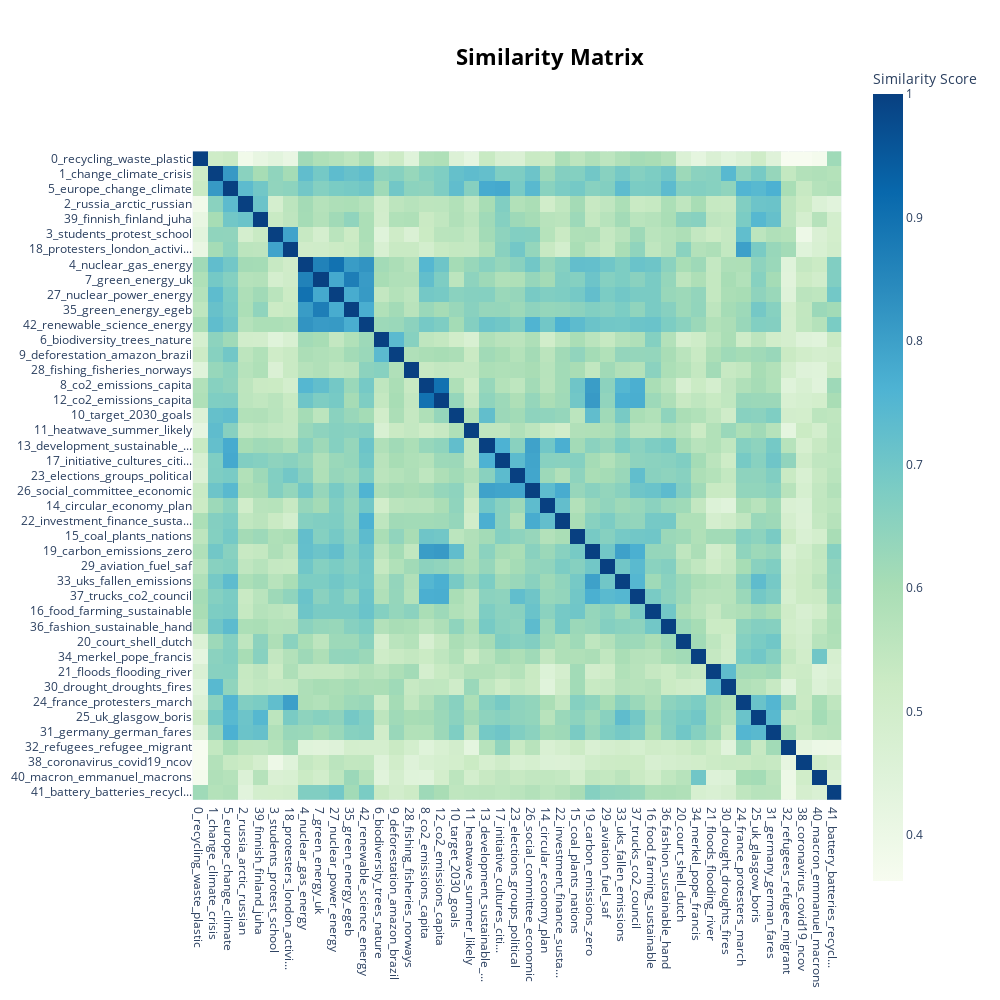

This figure's notebook cell:
### Markdown cell above
## Visualize Topic Similarity
Having generated topic embeddings, through both c-TF-IDF and embeddings, we can create a similarity matrix by simply applying cosine similarities through those topic embeddings. The result will be a matrix indicating how similar certain topics are to each other.

### Code cell
topic_model.visualize_heatmap(n_clusters=20, width=1000, height=1000)

### Figure 1 — Plotly figure (JSON) as saved in the notebook; plotly's stock layout.template omitted (floating-point values rounded to 4 significant figures; data arrays with more than 128 entries replaced by an {"elided": "..."} marker saying what was removed)
{"data": [{"coloraxis": "coloraxis", "hovertemplate": "x: %{x}<br>y: %{y}<br>Similarity Score: %{z}<extra></extra>", "name": "0", "type": "heatmap", "x": ["0_recycling_waste_plastic", "1_change_climate_crisis", "5_europe_change_climate", "2_russia_arctic_russian", "39_finnish_finland_juha", "3_students_protest_school", "18_protesters_london_activi...", "4_nuclear_gas_energy", "7_green_energy_uk", "27_nuclear_power_energy", "35_green_energy_egeb", "42_renewable_science_energy", "6_biodiversity_trees_nature", "9_deforestation_amazon_brazil", "28_fishing_fisheries_norways", "8_co2_emissions_capita", "12_co2_emissions_capita", "10_target_2030_goals", "11_heatwave_summer_likely", "13_development_sustainable_...", "17_initiative_cultures_citi...", "23_elections_groups_political", "26_social_committee_economic", "14_circular_economy_plan", "22_investment_finance_susta...", "15_coal_plants_nations", "19_carbon_emissions_zero", "29_aviation_fuel_saf", "33_uks_fallen_emissions", "37_trucks_co2_council", "16_food_farming_sustainable", "36_fashion_sustainable_hand", "20_court_shell_dutch", "34_merkel_pope_francis", "21_floods_flooding_river", "30_drought_droughts_fires", "24_france_protesters_march", "25_uk_glasgow_boris", "31_germany_german_fares", "32_refugees_refugee_migrant", "38_coronavirus_covid19_ncov", "40_macron_emmanuel_macrons", "41_battery_batteries_recycl..."], "xaxis": "x", "y": ["0_recycling_waste_plastic", "1_change_climate_crisis", "5_europe_change_climate", "2_russia_arctic_russian", "39_finnish_finland_juha", "3_students_protest_school", "18_protesters_london_activi...", "4_nuclear_gas_energy", "7_green_energy_uk", "27_nuclear_power_energy", "35_green_energy_egeb", "42_renewable_science_energy", "6_biodiversity_trees_nature", "9_deforestation_amazon_brazil", "28_fishing_fisheries_norways", "8_co2_emissions_capita", "12_co2_emissions_capita", "10_target_2030_goals", "11_heatwave_summer_likely", "13_development_sustainable_...", "17_initiative_cultures_citi...", "23_elections_groups_political", "26_social_committee_economic", "14_circular_economy_plan", "22_investment_finance_susta...", "15_coal_plants_nations", "19_carbon_emissions_zero", "29_aviation_fuel_saf", "33_uks_fallen_emissions", "37_trucks_co2_council", "16_food_farming_sustainable", "36_fashion_sustainable_hand", "20_court_shell_dutch", "34_merkel_pope_francis", "21_floods_flooding_river", "30_drought_droughts_fires", "24_france_protesters_march", "25_uk_glasgow_boris", "31_germany_german_fares", "32_refugees_refugee_migrant", "38_coronavirus_covid19_ncov", "40_macron_emmanuel_macrons", "41_battery_batteries_recycl..."], "yaxis": "y", "z": {"elided": "43x43 float values"}}], "layout": {"coloraxis": {"colorbar": {"title": {"text": "Similarity Score"}}, "colorscale": [[0, "rgb(247,252,240)"], [0.125, "rgb(224,243,219)"], [0.25, "rgb(204,235,197)"], [0.375, "rgb(168,221,181)"], [0.5, "rgb(123,204,196)"], [0.625, "rgb(78,179,211)"], [0.75, "rgb(43,140,190)"], [0.875, "rgb(8,104,172)"], [1, "rgb(8,64,129)"]]}, "height": 1000, "hoverlabel": {"bgcolor": "white", "font": {"family": "Rockwell", "size": 16}}, "legend": {"title": {"text": "Trend"}}, "margin": {"t": 60}, "showlegend": true, "title": {"font": {"color": "Black", "size": 22}, "text": "<b>Similarity Matrix", "x": 0.55, "xanchor": "center", "y": 0.95, "yanchor": "top"}, "width": 1000, "xaxis": {"anchor": "y", "autorange": true, "constrain": "domain", "domain": [0, 1], "range": [-0.5, 42.5], "scaleanchor": "y", "type": "category"}, "yaxis": {"anchor": "x", "autorange": true, "constrain": "domain", "domain": [0.1097, 0.8903], "range": [42.5, -0.5], "type": "category"}}}
